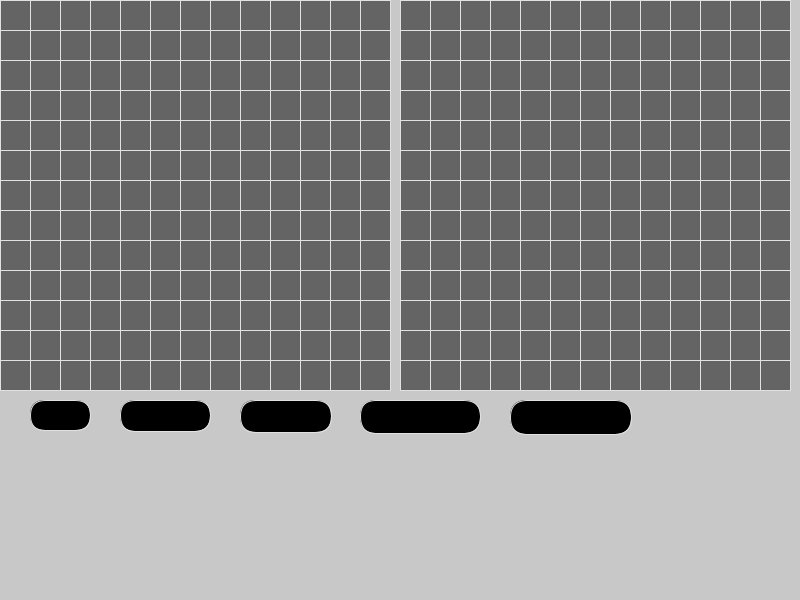
Frame 1 (no input)
Frame 60 (the mouse pressed at the canvas centre just before this capture): identical to frame 1, image omitted
Frame 120 (the mouse held since frame 60 and released just before this capture): identical to frame 1, image omitted

The Processing sketch that drew this single still picture (run headless with seeded random() and noise(); from frame 60 on, the mouse is pressed at the canvas centre):

// Processing sketch: Battleship
// ── Battleship.pde
class Cell{
    
  float x, y;
  float w, h;
  int cond;

  Cell(float tempX, float tempY, float tempW, float tempH, int c){
    x = tempX;
    y = tempY;
    w = tempW;
    h = tempH;
    cond = c;
  }
  
  void display(int x, int y, int r, int g, int b){
    stroke(225);
    fill(r,g,b);
    rect(x,y,30,30);
  }
  
  void setCond(int c){
    cond = c;
  }
  
  int getCond(){
    return cond;
  }
  
}

Cell[][] player;
Cell[][] opponent;
int rows = 13;
int cols = 13;
float x1, x2, x3, x4, x5;
float y1, y2, y3, y4, y5;
int w1, w2, w3, w4, w5;
int h1, h2, h3, h4, h5;
int shipClicked;
boolean overShip = false;
boolean clicked = false;
boolean rotate = false;
boolean locked = false;
float xOffset = 0.0;
float yOffset = 0.0;

void setup(){
  size(800,600);
  player = new Cell[rows][cols];
  opponent = new Cell[rows][cols];
  for (int i = 0; i < rows; i++){
      for (int j = 0; j < cols; j++){
          player[i][j] = new Cell(i*30,j*30,30,30,0);
          opponent[i][j] = new Cell(i*30+400,j*30,30,30,0);
      }
  }
  x1 = 30;
  y1 = 400;
  x2 = 120;
  y2 = 400;
  x3 = 240; 
  y3 = 400;
  x4 = 360;
  y4 = 400;
  x5 = 510;
  y5 = 400;
  w1 = 60;
  w2 = 90;
  w3 = 91;
  w4 = 120;
  w5 = 121;
  h1 = 30;
  h2 = 31;
  h3 = 32;
  h4 = 33;
  h5 = 34;
  
}

void draw(){
    background(200);
    for (int i = 0; i < rows; i++){
       for (int j = 0; j < cols; j++){
          player[i][j].display(i*30, j*30, 100, 100, 100);
          opponent[i][i].display(i*30+400, j*30, 100, 100, 100);
      }
  }
  createShip();
  if (checkShip(x1, y1, w1, h1) || checkShip(x2, y2, w2, h2) ||
      checkShip(x3, y3, w3, h3) || checkShip(x4, y4, w4, h4) ||
      checkShip(x5, y5, w5, h5)) {     
    overShip = true;  
    if(!clicked) { 
      stroke(255); 
      fill(100);
    } 
  } else {
    stroke(153);
    fill(100);
    overShip = false;
  }
}


boolean checkShip(float x, float y, int w, int h){
  whichShip(x);
  if(mouseX > x-w && mouseX < x+w && 
     mouseY > y-h && mouseY < y+h){
       return true;
     } else{
       return false;
     }
}
  
void whichShip(float x){
  if(x == x1){
    shipClicked = 1;
  }
  if(x == x2){
    shipClicked = 2;
  }
  if(x == x3){
    shipClicked = 3;
  }
  if(x == x4){
    shipClicked = 4;
  }
  if(x == x5){
    shipClicked = 5;
  }
}

void rotateShip(int w, int h){
  if(overShip && mouseButton == RIGHT){
    if(!rotate){
       rotate = true;
    }
    if(rotate){
      rotate = false;
    }
         if(w == w1){
           w1 = h;
           h1 = w;
         }
         if(w == w2){
           w2 = h;
           h2 = w;
         }
         if(w == w3){
           w3 = h;
           h3 = w;
         }
         if(w == w4){
           w4 = h;
           h4 = w;
         }
         if(w == w5){
           w5 = h;
           h5 = w;
         }
  }         
 
}
  
void createShip(){
   fill(0);
   rect(x1, y1, w1, h1, 100);
   rect(x2, y2, w2, h2, 100);
   rect(x3, y3, w3, h3, 100);
   rect(x4, y4, w4, h4, 100);
   rect(x5, y5, w5, h5, 100);
}

void lockShip(){
  if(!locked){
    if(x1 < 360 && x2 < 360 && x3 < 360 && x4 < 360 && x5 < 360 &&
       y1 < 360 && y2 < 360 && y3 < 360 && y4 < 360 && y5 < 360 &&
       x1 > 0 && x2 > 0 && x3 > 0 && x4 > 0 && x5 > 0 &&
       y1 > 0 && y2 > 0 && y3 > 0 && y4 > 0 && y5 > 0){
         locked = true;
         x1 = int(x1) / 30 * 30;
         x2 = int(x2) / 30 * 30;
         x3 = int(x3) / 30 * 30;
         x4 = int(x4) / 30 * 30;
         x5 = int(x5) / 30 * 30;
         y1 = int(y1) / 30 * 30;
         y2 = int(y2) / 30 * 30;
         y3 = int(y3) / 30 * 30;
         y4 = int(y4) / 30 * 30;
         y5 = int(y5) / 30 * 30;
         addShip((int)x1/30, (int)y1/30, (int)w1/30, (int)h1/30);
         println(x1);
         println((int)x1/30);
         println((int)y1/30);
         println((int)w1/30);
         println((int)h1/30);
         addShip((int)x2/30, (int)y2/30, (int)w2/30, (int)h2/30);
         addShip((int)x3/30, (int)y3/30, (int)w3/30, (int)h3/30);
         addShip((int)x4/30, (int)y4/30, (int)w4/30, (int)h4/30);
         addShip((int)x5/30, (int)y5/30, (int)w5/30, (int)h5/30);
       }
    }
    
}

void addShip(int x, int y, int w, int h){
  if(locked){
    for(int i = 0; i < h; i++){
      for(int j = 0; j < w; j++){
        player[y+i][x+j].setCond(1);
      }
    }
  }
}

void mousePressed() {
  if(overShip && mouseButton == LEFT) { 
    clicked = true; 
    fill(255, 255, 255);
  } else {
    clicked = false;
  }
  if(shipClicked == 1){
    rotateShip(w1, h1);
    xOffset = mouseX-x1; 
    yOffset = mouseY-y1;
  }
  if(shipClicked == 2){
    rotateShip(w2, h2);
    xOffset = mouseX-x2; 
    yOffset = mouseY-y2;
  }
  if(shipClicked == 3){
    rotateShip(w3, h3);
    xOffset = mouseX-x3; 
    yOffset = mouseY-y3;
  }
  if(shipClicked == 4){
    rotateShip(w4, h4);
    xOffset = mouseX-x4; 
    yOffset = mouseY-y4;
  }
  if(shipClicked == 5){
    rotateShip(w5, h5);
    xOffset = mouseX-x5; 
    yOffset = mouseY-y5;
  }
 
}

void mouseDragged() {
  if(!locked && clicked) {
    if(shipClicked == 1){
      x1 = mouseX-xOffset;  
      y1 = mouseY-yOffset;
    }
    if(shipClicked == 2){
      x2 = mouseX-xOffset; 
      y2 = mouseY-yOffset; 
    }
    if(shipClicked == 3){
      x3 = mouseX-xOffset; 
      y3 = mouseY-yOffset; 
    }
    if(shipClicked == 4){
      x4 = mouseX-xOffset; 
      y4 = mouseY-yOffset; 
    }
    if(shipClicked == 5){
      x5 = mouseX-xOffset; 
      y5 = mouseY-yOffset; 
    }
  }
}

void mouseReleased() {
  clicked = false;
}

void keyPressed() {
  if(key == ENTER){
      lockShip();
    }
}

          
          
          
